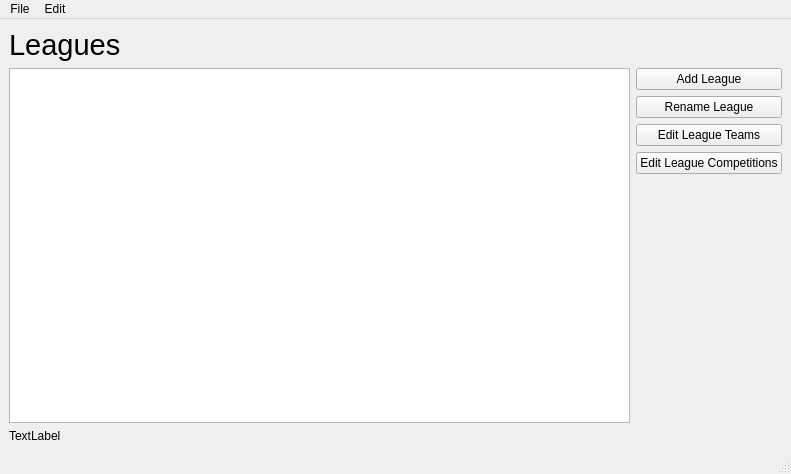
<?xml version="1.0" encoding="UTF-8"?>
<ui version="4.0">
 <class>MainWindow</class>
 <widget class="QMainWindow" name="MainWindow">
  <property name="geometry">
   <rect>
    <x>0</x>
    <y>0</y>
    <width>791</width>
    <height>474</height>
   </rect>
  </property>
  <property name="windowTitle">
   <string>MainWindow</string>
  </property>
  <widget class="QWidget" name="centralwidget">
   <layout class="QVBoxLayout" name="verticalLayout_3">
    <item>
     <widget class="QLabel" name="label_2">
      <property name="font">
       <font>
        <pointsize>22</pointsize>
       </font>
      </property>
      <property name="text">
       <string>Leagues</string>
      </property>
     </widget>
    </item>
    <item>
     <layout class="QHBoxLayout" name="horizontalLayout">
      <item>
       <layout class="QVBoxLayout" name="verticalLayout_2">
        <item>
         <widget class="QListWidget" name="league_list_widget"/>
        </item>
        <item>
         <widget class="QLabel" name="label">
          <property name="text">
           <string>TextLabel</string>
          </property>
         </widget>
        </item>
       </layout>
      </item>
      <item>
       <layout class="QVBoxLayout" name="verticalLayout">
        <item>
         <widget class="QPushButton" name="add_league_button">
          <property name="text">
           <string>Add League</string>
          </property>
         </widget>
        </item>
        <item>
         <widget class="QPushButton" name="rename_league_button">
          <property name="text">
           <string>Rename League</string>
          </property>
         </widget>
        </item>
        <item>
         <widget class="QPushButton" name="edit_league_teams_button">
          <property name="text">
           <string>Edit League Teams</string>
          </property>
         </widget>
        </item>
        <item>
         <widget class="QPushButton" name="edit_league_comp_button">
          <property name="text">
           <string>Edit League Competitions</string>
          </property>
         </widget>
        </item>
        <item>
         <spacer name="verticalSpacer">
          <property name="orientation">
           <enum>Qt::Vertical</enum>
          </property>
          <property name="sizeHint" stdset="0">
           <size>
            <width>20</width>
            <height>40</height>
           </size>
          </property>
         </spacer>
        </item>
       </layout>
      </item>
     </layout>
    </item>
   </layout>
  </widget>
  <widget class="QMenuBar" name="menubar">
   <property name="geometry">
    <rect>
     <x>0</x>
     <y>0</y>
     <width>791</width>
     <height>21</height>
    </rect>
   </property>
   <property name="nativeMenuBar">
    <bool>false</bool>
   </property>
   <widget class="QMenu" name="menuFile">
    <property name="title">
     <string>File</string>
    </property>
    <addaction name="action_open_league"/>
    <addaction name="action_save_league"/>
    <addaction name="separator"/>
    <addaction name="action_import_league_csv"/>
    <addaction name="action_export_league_csv"/>
    <addaction name="separator"/>
    <addaction name="action_quit"/>
   </widget>
   <widget class="QMenu" name="menuEdit">
    <property name="title">
     <string>Edit</string>
    </property>
   </widget>
   <addaction name="menuFile"/>
   <addaction name="menuEdit"/>
  </widget>
  <widget class="QStatusBar" name="statusbar"/>
  <action name="action_open_league">
   <property name="text">
    <string>Open League</string>
   </property>
  </action>
  <action name="action_save_league">
   <property name="text">
    <string>Save League</string>
   </property>
  </action>
  <action name="action_quit">
   <property name="text">
    <string>Quit</string>
   </property>
  </action>
  <action name="action_import_league_csv">
   <property name="text">
    <string>Import CSV</string>
   </property>
  </action>
  <action name="action_export_league_csv">
   <property name="text">
    <string>Export CSV</string>
   </property>
  </action>
 </widget>
 <resources/>
 <connections/>
</ui>
